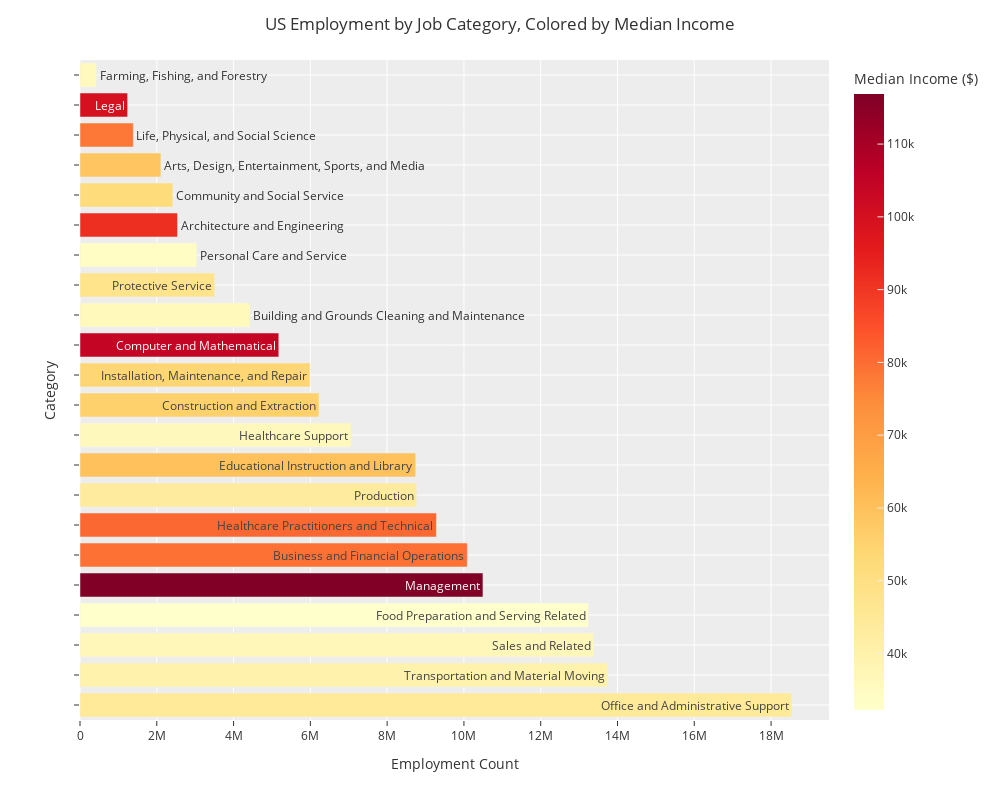

The notebook cell this image was saved under:
### Code cell
oes_major_df['Nice_Title'] = oes_major_df['OCC_TITLE'].str.replace(" Occupations", "")

fig = px.bar(oes_major_df,
             x='TOT_EMP',
             y='Nice_Title',
             color='Median Income ($)',
             color_continuous_scale=px.colors.sequential.YlOrRd,
             text='Nice_Title'
        )

fig.update_layout(yaxis={'title': 'Category', 'categoryorder': 'total descending'},
                  title='US Employment by Job Category, Colored by Median Income',
                  xaxis_title="Employment Count",
                  template='ggplot2',
                  legend_title_text='Median Income',
                  autosize=False,
                  width=1000,
                  height=800,
                 )

fig.update_yaxes(showticklabels=False)

fig.show()

### Figure 1 — Plotly figure (JSON) as saved in the notebook; plotly's stock layout.template omitted (floating-point values rounded to 4 significant figures)
{"data": [{"alignmentgroup": "True", "hovertemplate": "TOT_EMP=%{x}<br>Nice_Title=%{text}<br>Median Income ($)=%{marker.color}<extra></extra>", "legendgroup": "", "marker": {"color": [116880, 79050, 104200, 91420, 78280, 52000, 99220, 59940, 58920, 80820, 36140, 47760, 32240, 35990, 34260, 36760, 44480, 35520, 55680, 53920, 43630, 40050], "coloraxis": "coloraxis", "pattern": {"shape": ""}}, "name": "", "offsetgroup": "", "orientation": "h", "showlegend": false, "text": ["Management", "Business and Financial Operations", "Computer and Mathematical", "Architecture and Engineering", "Life, Physical, and Social Science", "Community and Social Service", "Legal", "Educational Instruction and Library", "Arts, Design, Entertainment, Sports, and Media", "Healthcare Practitioners and Technical", "Healthcare Support", "Protective Service", "Food Preparation and Serving Related", "Building and Grounds Cleaning and Maintenance", "Personal Care and Service", "Sales and Related", "Office and Administrative Support", "Farming, Fishing, and Forestry", "Construction and Extraction", "Installation, Maintenance, and Repair", "Production", "Transportation and Material Moving"], "textposition": "auto", "type": "bar", "x": [10495770, 10087830, 5177400, 2539660, 1389430, 2418130, 1240630, 8744560, 2106490, 9284210, 7063530, 3504330, 13247870, 4429070, 3040630, 13380660, 18533450, 432200, 6225630, 5989460, 8770170, 13752760], "xaxis": "x", "y": ["Management", "Business and Financial Operations", "Computer and Mathematical", "Architecture and Engineering", "Life, Physical, and Social Science", "Community and Social Service", "Legal", "Educational Instruction and Library", "Arts, Design, Entertainment, Sports, and Media", "Healthcare Practitioners and Technical", "Healthcare Support", "Protective Service", "Food Preparation and Serving Related", "Building and Grounds Cleaning and Maintenance", "Personal Care and Service", "Sales and Related", "Office and Administrative Support", "Farming, Fishing, and Forestry", "Construction and Extraction", "Installation, Maintenance, and Repair", "Production", "Transportation and Material Moving"], "yaxis": "y"}], "layout": {"autosize": false, "barmode": "relative", "coloraxis": {"colorbar": {"title": {"text": "Median Income ($)"}}, "colorscale": [[0, "rgb(255,255,204)"], [0.125, "rgb(255,237,160)"], [0.25, "rgb(254,217,118)"], [0.375, "rgb(254,178,76)"], [0.5, "rgb(253,141,60)"], [0.625, "rgb(252,78,42)"], [0.75, "rgb(227,26,28)"], [0.875, "rgb(189,0,38)"], [1, "rgb(128,0,38)"]]}, "height": 800, "legend": {"title": {"text": "Median Income"}, "tracegroupgap": 0}, "margin": {"t": 60}, "title": {"text": "US Employment by Job Category, Colored by Median Income"}, "width": 1000, "xaxis": {"anchor": "y", "autorange": true, "domain": [0, 1], "range": [0, 19510000.0], "title": {"text": "Employment Count"}, "type": "linear"}, "yaxis": {"anchor": "x", "autorange": true, "categoryorder": "total descending", "domain": [0, 1], "range": [-0.5, 21.5], "showticklabels": false, "title": {"text": "Category"}, "type": "category"}}}
